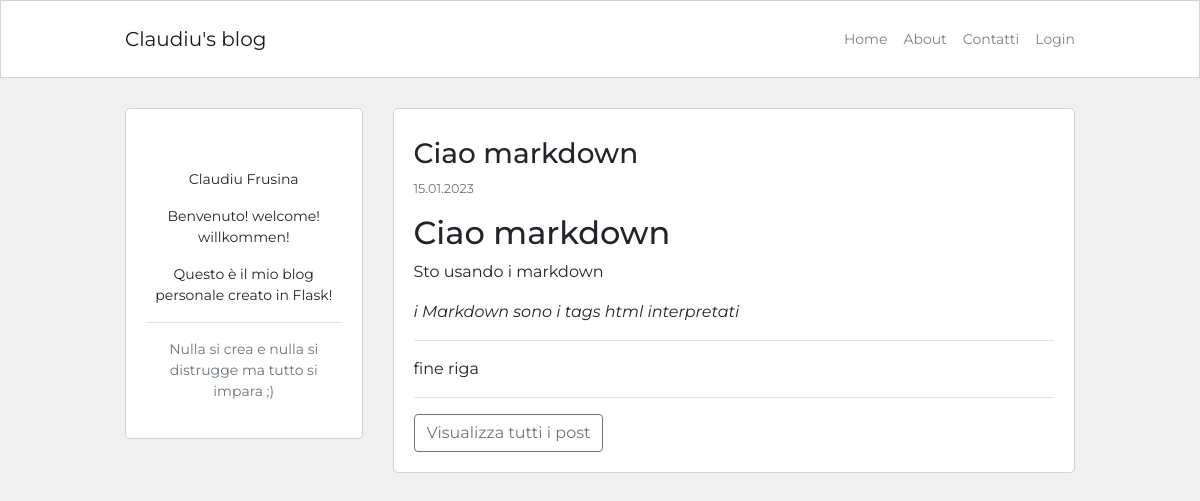
/posts/h2-ciao-markdown-h2-oedkff, run on the app's committed database.
### blog/models.py (models this page shows, shortened)
class Post(db.Model):
    id = db.Column(db.Integer, primary_key=True)
    user_id = db.Column(db.Integer, db.ForeignKey('user.id'), nullable=False)
    created_at = db.Column(db.DateTime, default=datetime.now)
    title = db.Column(db.String(120), nullable=False)
    description = db.Column(db.String(240))
    body = db.Column(db.Text(), nullable=False)
    slug = db.Column(db.String(250))
    image = db.Column(db.String(150))

### blog/routes.py (the view)
@app.route("/posts/<string:post_slug>")
def post_detail(post_slug):
    post_instance = Post.query.filter_by(slug=post_slug).first_or_404()
    return render_template("post_detail.html", post=post_instance)

### blog/templates/post_detail.html (shortened to what this page needs)
{% extends 'base.html' %}
{% block content %}
<div class="container content-container">
    <div class="row no-gutters">
        <div class="col-md-9 order-md-2">
            {% if post.image %}
            <div class="post-image-block">
                <img class="img-fluid post-image" src="{{url_for('static', filename='img/posts/' + post.image) }}" alt="">
            </div>
            <div class="post-page-block no-border-top">
            {% else %}
            <div class="post-page-block">
            {% endif %}
               <h3>{{post.title|markdown}}</h3>
                <p class="p-small-two text-muted md-0">
                    {{ post.created_at.strftime('%d.%m.%Y') }}
                </p>
                <p>{{post.body|markdown}}</p>
                <hr>
                <a href="{{ url_for('homepage') }}" class="btn btn-outline-secondary">Visualizza tutti i post</a>
            </div>
        </div>
        <div class="col-md-3 order-md-1">
            {% include 'about_me_snippet.html' %}
        </div>
    </div>
</div>
{% endblock %}

### blog/static/blog.css (style rules this page uses)
html, body { font-family: 'Montserrat', sans-serif; background-color: #f0f0f0; }
.content-container { max-width: 950px; margin-top: 30px; margin-bottom: 30px; padding: 0px; }
.post-page-block { background-color: #fff; border: 1px solid #d3d3d3; border-radius: 5px; padding: 20px; margin-bottom: 30px; }
.p-small-two { font-size: 0.800rem; }
@media (min-width: 768px) { .post-page-block { margin-left: 30px; } }

### data on the page
Post: title "Ciao markdown", created_at "15.01.2023", body "Ciao markdown Sto usando i markdown i Markdown sono i tags html interpretati fine riga"
